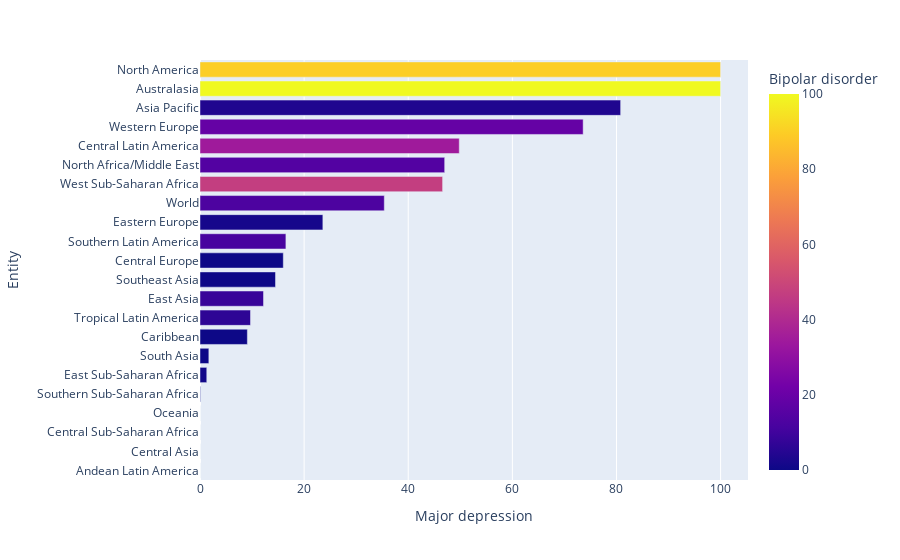

Source (notebook cell):
### Markdown cell above
# 5- Some Visualizations with Plotly

### Code cell
df2.sort_values(by= "Major depression" ,inplace=True)
plt.figure(dpi=200)
fig = px.bar(df2, x="Major depression", y="Entity", orientation='h',color='Bipolar disorder')
fig.show()

### Figure 1 — Plotly figure (JSON) as saved in the notebook; plotly's stock layout.template omitted (floating-point values rounded to 4 significant figures)
{"data": [{"alignmentgroup": "True", "hovertemplate": "Major depression=%{x}<br>Entity=%{y}<br>Bipolar disorder=%{marker.color}<extra></extra>", "legendgroup": "", "marker": {"color": [0, 0, 0, 0, 0, 0.9, 0, 0, 6.4, 8.4, 0, 0, 11.6, 1.7, 12.9, 47, 14.5, 34.5, 19, 3.8, 100, 89.8], "coloraxis": "coloraxis", "pattern": {"shape": ""}}, "name": "", "offsetgroup": "", "orientation": "h", "showlegend": false, "textposition": "auto", "type": "bar", "x": [0, 0, 0, 0, 0.1, 1.3, 1.7, 9.1, 9.7, 12.2, 14.5, 16, 16.5, 23.6, 35.4, 46.6, 47, 49.8, 73.6, 80.8, 100, 100], "xaxis": "x", "y": ["Andean Latin America", "Central Asia", "Central Sub-Saharan Africa", "Oceania", "Southern Sub-Saharan Africa", "East Sub-Saharan Africa", "South Asia", "Caribbean", "Tropical Latin America", "East Asia", "Southeast Asia", "Central Europe", "Southern Latin America", "Eastern Europe", "World", "West Sub-Saharan Africa", "North Africa/Middle East", "Central Latin America", "Western Europe", "Asia Pacific", "Australasia", "North America"], "yaxis": "y"}], "layout": {"barmode": "relative", "coloraxis": {"colorbar": {"title": {"text": "Bipolar disorder"}}, "colorscale": [[0, "#0d0887"], [0.1111, "#46039f"], [0.2222, "#7201a8"], [0.3333, "#9c179e"], [0.4444, "#bd3786"], [0.5556, "#d8576b"], [0.6667, "#ed7953"], [0.7778, "#fb9f3a"], [0.8889, "#fdca26"], [1, "#f0f921"]]}, "legend": {"tracegroupgap": 0}, "margin": {"t": 60}, "xaxis": {"anchor": "y", "domain": [0, 1], "title": {"text": "Major depression"}}, "yaxis": {"anchor": "x", "domain": [0, 1], "title": {"text": "Entity"}}}}
